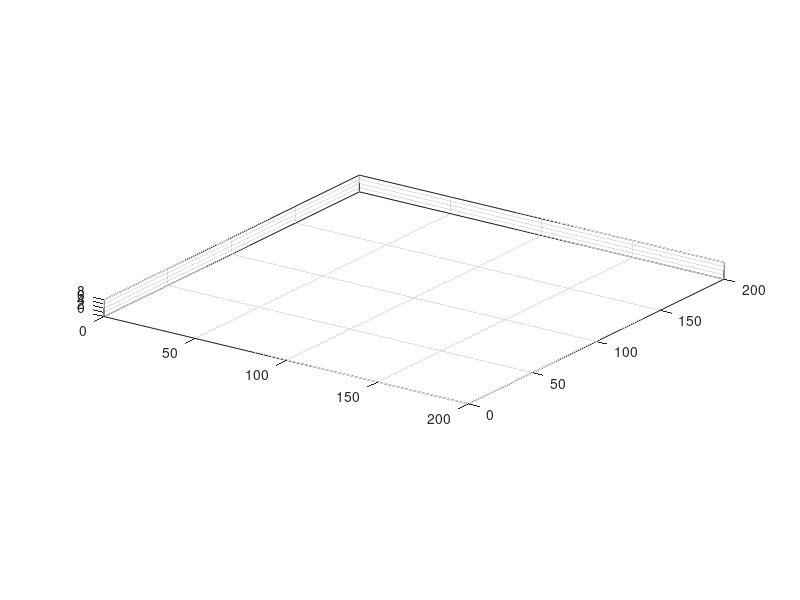

Here is the MATLAB script that generated this plot: (Note: this script raises an error after producing the figure.)
function [ax, hGround] = draw_field3d(opts)
%DRAW_FIELD3D  Set up a 3D crop field scene.
%   ax = DRAW_FIELD3D(opts)
%   [ax,hGround] = DRAW_FIELD3D(opts)
%
%   opts.xlim, opts.ylim, opts.zlim
%   opts.bg        : background color (default [1 1 1])
%   opts.ground    : ground color (default [0.98 0.98 0.98])
%   opts.grid      : grid line color (default [0.85 0.85 0.85])
%   opts.groundAlpha : alpha for ground plane (default 1)
%   opts.drawGrid  : true/false (default true)
%   opts.newFigure : true/false (default false)  % crea nuova figura
%   opts.ax        : existing axes handle to draw into (default: create new axes)

if nargin<1, opts = struct; end
opts = defv(opts,'xlim',[0 200]);
opts = defv(opts,'ylim',[0 200]);
opts = defv(opts,'zlim',[0 8]);
opts = defv(opts,'bg',[1 1 1]);
opts = defv(opts,'ground',[0.98 0.98 0.98]);
opts = defv(opts,'grid',[0.85 0.85 0.85]);
opts = defv(opts,'groundAlpha', 1);
opts = defv(opts,'drawGrid', true);
opts = defv(opts,'newFigure', false);
opts = defv(opts,'ax', []);

% --- figura / axes
if opts.newFigure && isempty(opts.ax)
    figure('Color', opts.bg, 'Renderer','opengl');  % renderer 3D
end
if isempty(opts.ax) || ~ishandle(opts.ax) || ~strcmp(get(opts.ax,'Type'),'axes')
    ax = axes('NextPlot','add'); 
else
    ax = opts.ax;
    axes(ax);
end

% --- stile axes
axis(ax, 'vis3d');
xlim(ax, opts.xlim); ylim(ax, opts.ylim); zlim(ax, opts.zlim);
view(ax, 35, 20);
if opts.drawGrid
    grid(ax, 'on');
else
    grid(ax, 'off');
end
box(ax, 'on');
ax.GridColor = opts.grid;
ax.Color     = opts.bg;
ax.Projection = 'perspective';  % migliore per 3D outdoor
% Sorting utile con molte patch sovrapposte
try, ax.SortMethod = 'childorder'; end %#ok<TRYNC>

xlabel(ax,'X (m)'); ylabel(ax,'Y (m)'); zlabel(ax,'Height (m)');
if isempty(get(ax,'Title')) || isempty(get(get(ax,'Title'),'String'))
    title(ax,'Crop Field (3D)');
end

% --- ground plane (leggermente sollevato per evitare z-fighting)
[X,Y] = meshgrid(linspace(opts.xlim(1),opts.xlim(2),2), ...
                 linspace(opts.ylim(1),opts.ylim(2),2));
Z = zeros(size(X)) + eps;  % epsilon sopra z=0
hGround = surf(ax, X, Y, Z, ...
    'FaceColor', opts.ground, 'EdgeColor','none', 'FaceAlpha', opts.groundAlpha);

% --- soft lights
camlight(ax, 'headlight'); 
lighting(ax, 'gouraud');

end

function S = defv(S, f, v)
if ~isfield(S,f) || isempty(S.(f)), S.(f) = v; end
end
